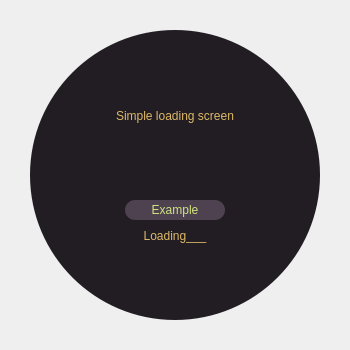
<?xml version="1.0" encoding="UTF-8"?>
<ui version="4.0">
 <class>LoadingScreen</class>
 <widget class="QMainWindow" name="LoadingScreen">
  <property name="geometry">
   <rect>
    <x>0</x>
    <y>0</y>
    <width>350</width>
    <height>350</height>
   </rect>
  </property>
  <property name="minimumSize">
   <size>
    <width>350</width>
    <height>350</height>
   </size>
  </property>
  <property name="maximumSize">
   <size>
    <width>350</width>
    <height>350</height>
   </size>
  </property>
  <property name="windowTitle">
   <string>LoadingWindow</string>
  </property>
  <widget class="QWidget" name="centralwidget">
   <layout class="QVBoxLayout" name="verticalLayout">
    <property name="spacing">
     <number>0</number>
    </property>
    <property name="leftMargin">
     <number>10</number>
    </property>
    <property name="topMargin">
     <number>10</number>
    </property>
    <property name="rightMargin">
     <number>10</number>
    </property>
    <property name="bottomMargin">
     <number>10</number>
    </property>
    <item>
     <widget class="QFrame" name="container">
      <property name="frameShape">
       <enum>QFrame::NoFrame</enum>
      </property>
      <property name="frameShadow">
       <enum>QFrame::Raised</enum>
      </property>
      <layout class="QVBoxLayout" name="verticalLayout_2">
       <property name="spacing">
        <number>0</number>
       </property>
       <property name="leftMargin">
        <number>20</number>
       </property>
       <property name="topMargin">
        <number>20</number>
       </property>
       <property name="rightMargin">
        <number>20</number>
       </property>
       <property name="bottomMargin">
        <number>20</number>
       </property>
       <item>
        <widget class="QFrame" name="background">
         <property name="enabled">
          <bool>true</bool>
         </property>
         <property name="styleSheet">
          <string notr="true">QFrame{
	background-color: #221d23;
	color: #DDB967;
	border-radius: 145px;
	font: 63 8pt &quot;Yu Gothic UI Semibold&quot;;

}
</string>
         </property>
         <property name="frameShape">
          <enum>QFrame::NoFrame</enum>
         </property>
         <property name="frameShadow">
          <enum>QFrame::Raised</enum>
         </property>
         <layout class="QVBoxLayout" name="verticalLayout_3">
          <property name="spacing">
           <number>0</number>
          </property>
          <property name="leftMargin">
           <number>0</number>
          </property>
          <property name="topMargin">
           <number>0</number>
          </property>
          <property name="rightMargin">
           <number>0</number>
          </property>
          <property name="bottomMargin">
           <number>0</number>
          </property>
          <item>
           <widget class="QFrame" name="message">
            <property name="maximumSize">
             <size>
              <width>16777215</width>
              <height>160</height>
             </size>
            </property>
            <property name="styleSheet">
             <string notr="true">background: none;</string>
            </property>
            <property name="frameShape">
             <enum>QFrame::NoFrame</enum>
            </property>
            <property name="frameShadow">
             <enum>QFrame::Raised</enum>
            </property>
            <layout class="QVBoxLayout" name="verticalLayout_4">
             <item>
              <layout class="QGridLayout" name="gridLayout">
               <item row="0" column="0">
                <widget class="QLabel" name="title">
                 <property name="minimumSize">
                  <size>
                   <width>0</width>
                   <height>24</height>
                  </size>
                 </property>
                 <property name="text">
                  <string>Simple loading screen</string>
                 </property>
                 <property name="alignment">
                  <set>Qt::AlignCenter</set>
                 </property>
                </widget>
               </item>
               <item row="3" column="0">
                <widget class="QLabel" name="loading">
                 <property name="minimumSize">
                  <size>
                   <width>0</width>
                   <height>20</height>
                  </size>
                 </property>
                 <property name="text">
                  <string>Loading___</string>
                 </property>
                 <property name="alignment">
                  <set>Qt::AlignCenter</set>
                 </property>
                </widget>
               </item>
               <item row="2" column="0">
                <widget class="QFrame" name="frame">
                 <property name="frameShape">
                  <enum>QFrame::StyledPanel</enum>
                 </property>
                 <property name="frameShadow">
                  <enum>QFrame::Raised</enum>
                 </property>
                 <layout class="QVBoxLayout" name="verticalLayout_5">
                  <property name="spacing">
                   <number>0</number>
                  </property>
                  <property name="leftMargin">
                   <number>0</number>
                  </property>
                  <property name="topMargin">
                   <number>0</number>
                  </property>
                  <property name="rightMargin">
                   <number>0</number>
                  </property>
                  <property name="bottomMargin">
                   <number>0</number>
                  </property>
                  <item alignment="Qt::AlignHCenter">
                   <widget class="QLabel" name="example">
                    <property name="minimumSize">
                     <size>
                      <width>100</width>
                      <height>20</height>
                     </size>
                    </property>
                    <property name="maximumSize">
                     <size>
                      <width>100</width>
                      <height>22</height>
                     </size>
                    </property>
                    <property name="styleSheet">
                     <string notr="true">QLabel{
	background-color: #4e4250;
	color: #D0E37F;
	border-radius: 10px;
}</string>
                    </property>
                    <property name="text">
                     <string>Example</string>
                    </property>
                    <property name="alignment">
                     <set>Qt::AlignCenter</set>
                    </property>
                   </widget>
                  </item>
                 </layout>
                </widget>
               </item>
               <item row="1" column="0">
                <widget class="QFrame" name="frame_2">
                 <property name="minimumSize">
                  <size>
                   <width>270</width>
                   <height>80</height>
                  </size>
                 </property>
                 <property name="maximumSize">
                  <size>
                   <width>270</width>
                   <height>80</height>
                  </size>
                 </property>
                 <property name="frameShape">
                  <enum>QFrame::NoFrame</enum>
                 </property>
                 <property name="frameShadow">
                  <enum>QFrame::Raised</enum>
                 </property>
                </widget>
               </item>
              </layout>
             </item>
            </layout>
           </widget>
          </item>
         </layout>
        </widget>
       </item>
      </layout>
     </widget>
    </item>
   </layout>
  </widget>
 </widget>
 <resources/>
 <connections/>
</ui>
